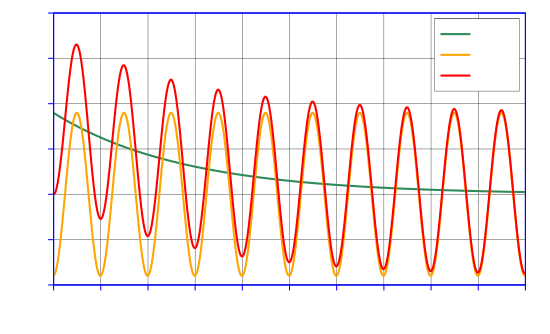

This figure's gnuplot source:
#!/gnuplot
#
#    
#    	G N U P L O T
#    	Version 5.0 patchlevel 0    last modified 2015-01-01 
#    
#    	Copyright (C) 1986-1993, 1998, 2004, 2007-2015
#    	Thomas Williams, Colin Kelley and many others
#    
#    	gnuplot home:     http://www.gnuplot.info
#    	faq, bugs, etc:   type "help FAQ"
#    	immediate help:   type "help"  (plot window: hit 'h')
# set terminal windows 0 color solid butt enhanced
# set output
unset clip points
set clip one
unset clip two
set bar 1.000000 front
set border front linecolor rgb "blue"  linewidth 3.000 dashtype solid
set zdata 
set ydata 
set xdata 
set y2data 
set x2data 
set boxwidth
set style fill  empty border
set style rectangle back fc  bgnd fillstyle   solid 1.00 border lt -1
set style circle radius graph 0.02, first 0.00000, 0.00000 
set style ellipse size graph 0.05, 0.03, first 0.00000 angle 0 units xy
set dummy x, y
set format x "% h" 
set format y "% h" 
set format x2 "% h" 
set format y2 "% h" 
set format z "% h" 
set format cb "% h" 
set format r "% h" 
set timefmt "%d/%m/%y,%H:%M"
set angles radians
set grid back nopolar xtics nomxtics ytics nomytics noztics nomztics
set grid nox2tics nomx2tics noy2tics nomy2tics nocbtics nomcbtics
set grid linecolor "black" linetype 1 linewidth 1.00 
set raxis
set style parallel front  lt black linewidth 2.000 dashtype solid
set key title ""
set key inside right top vertical Left reverse enhanced box
set key noinvert samplen 4 spacing 1.5 width 0 height 0.5 
set key maxcolumns 0 maxrows 0
set key noopaque
unset label
unset arrow
set style increment default
unset style line
unset style arrow
set style histogram clustered gap 2 title textcolor lt -1
unset object
set style textbox transparent margins  1.0,  1.0 border
unset logscale
set offsets 0, 0, 0, 0
set pointsize 1
set pointintervalbox 1
set encoding default
unset polar
unset parametric
set decimalsign ','
set view 60, 30, 1, 1
set samples 800, 800
set isosamples 10, 10
set surface 
unset contour
set cntrlabel  format '%8.3g' font '' start 5 interval 20
set mapping cartesian
set datafile separator whitespace
unset hidden3d
set cntrparam order 4
set cntrparam linear
set cntrparam levels auto 5
set cntrparam points 5
set size ratio 0 1,1
set origin 0,0
set style data points
set style function lines
unset xzeroaxis
unset yzeroaxis
unset zzeroaxis
unset x2zeroaxis
unset y2zeroaxis
set ticslevel 0.5
set tics scale  1, 0.5, 1, 1, 1
set mxtics default
set mytics default
set mztics default
set mx2tics default
set my2tics default
set mcbtics default
set mrtics default
set xtics border out scale 1,0.5 nomirror norotate  autojustify
set xtics 0.00000,20,200.000 norangelimit textcolor rgb "black" 
set ytics border out scale 1,0.5 nomirror norotate  autojustify
set ytics -40.0000,20,80.0000 norangelimit textcolor rgb "black" 
set ztics border out scale 1,0.5 nomirror norotate  autojustify
set ztics autofreq  norangelimit textcolor rgb "black" 
unset x2tics
unset y2tics
set cbtics border out scale 1,0.5 nomirror norotate  autojustify
set cbtics autofreq  norangelimit textcolor rgb "black" 
set rtics axis out scale 1,0.5 nomirror norotate  autojustify
set rtics autofreq  norangelimit textcolor rgb "black" 
set paxis 1 tics border out scale 1,0.5 nomirror norotate  autojustify
set paxis 1 tics autofreq  rangelimit textcolor rgb "black" 
set paxis 2 tics border out scale 1,0.5 nomirror norotate  autojustify
set paxis 2 tics autofreq  rangelimit textcolor rgb "black" 
set paxis 3 tics border out scale 1,0.5 nomirror norotate  autojustify
set paxis 3 tics autofreq  rangelimit textcolor rgb "black" 
set paxis 4 tics border out scale 1,0.5 nomirror norotate  autojustify
set paxis 4 tics autofreq  rangelimit textcolor rgb "black" 
set paxis 5 tics border out scale 1,0.5 nomirror norotate  autojustify
set paxis 5 tics autofreq  rangelimit textcolor rgb "black" 
set paxis 6 tics border out scale 1,0.5 nomirror norotate  autojustify
set paxis 6 tics autofreq  rangelimit textcolor rgb "black" 
set paxis 7 tics border out scale 1,0.5 nomirror norotate  autojustify
set paxis 7 tics autofreq  rangelimit textcolor rgb "black" 
set title "" 
set title  font "" norotate
set timestamp bottom 
set timestamp "" 
set timestamp  font "" norotate
set rrange [ * : * ] noreverse nowriteback
set trange [ * : * ] noreverse nowriteback
set urange [ * : * ] noreverse nowriteback
set vrange [ * : * ] noreverse nowriteback
set xlabel '$t / \si{ms}$'
set xlabel  font "" textcolor lt -1 norotate
set x2label "" 
set x2label  font "" textcolor lt -1 norotate
set xrange [ 0.00000 : 200.000 ] noreverse nowriteback
set x2range [ 0.00000 : 200.000 ] noreverse nowriteback
set ylabel '$i\ped{dc}(t), i\ped{ac}(t), i(t) \, / \si{kA}$' 
set ylabel  font "" textcolor lt -1 rotate by -270
set y2label "" 
set y2label  font "" textcolor lt -1 rotate by -270
set yrange [ -40.0000 : 80.0000 ] noreverse nowriteback
set y2range [ -40.0000 : 80.0000 ] noreverse nowriteback
set zlabel "" 
set zlabel  font "" textcolor lt -1 norotate
set zrange [ * : * ] noreverse nowriteback
set cblabel "" 
set cblabel  font "" textcolor lt -1 rotate by -270
set cbrange [ * : * ] noreverse nowriteback
set paxis 1 range [ * : * ] noreverse nowriteback
set paxis 2 range [ * : * ] noreverse nowriteback
set paxis 3 range [ * : * ] noreverse nowriteback
set paxis 4 range [ * : * ] noreverse nowriteback
set paxis 5 range [ * : * ] noreverse nowriteback
set paxis 6 range [ * : * ] noreverse nowriteback
set paxis 7 range [ * : * ] noreverse nowriteback
set zero 1e-008
set lmargin  -1
set bmargin  -1
set rmargin  -1
set tmargin  -1
set locale "Catalan_Spain.1252"
set pm3d explicit at s
set pm3d scansautomatic
set pm3d interpolate 1,1 flush begin noftriangles noborder corners2color mean
set palette positive nops_allcF maxcolors 0 gamma 1.5 color model RGB 
set palette rgbformulae 7, 5, 15
set colorbox default
set colorbox vertical origin screen 0.9, 0.2, 0 size screen 0.05, 0.6, 0 front bdefault
set style boxplot candles range  1.50 outliers pt 7 separation 1 labels auto unsorted
set loadpath 
set fontpath 
set psdir
set fit brief errorvariables nocovariancevariables errorscaling prescale nowrap v5
GNUTERM = "windows"
ARGC = 0
ARG0 = ""
set terminal cairolatex pdf size 14cm,8.5cm
set output "Cap-Fonaments-RL-Serie-Curtcircuit-Exemple.tex"
idc(x) = 35.8948169*exp(-0.018*x)
iac(x) = 35.9536865*sin(0.3141593*x-1.5136)
plot  idc(x) linecolor rgb "sea-green" linewidth 6.000 title '$i\ped{dc}(t)$', iac(x)  linecolor rgb "orange" linewidth 6.000 title '$i\ped{ac}(t)$', iac(x)+idc(x) linecolor rgb "red" linewidth 6.000 title '$i(t)$'
#    EOF
